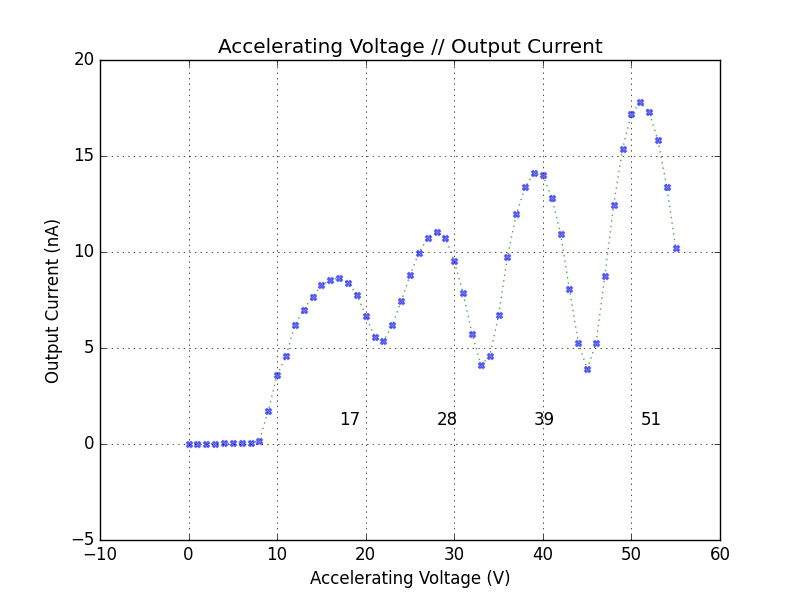

Here is the Python script that generated this plot:
from matplotlib.style import available
import pandas as pd
import matplotlib.pyplot as plt
from scipy.signal import find_peaks
from matplotlib.ticker import AutoLocator

plt.style.use("classic")

df = pd.read_excel('data.xlsx')
accelerating_voltage = df["Accelerating voltage (V)"]
output_current = df["Output Current (nA)"]
peaky = find_peaks(output_current)[0]

fig, ax = plt.subplots()
plt.grid()

ax.plot(accelerating_voltage,output_current,":g", alpha=0.7)
ax.scatter(accelerating_voltage,output_current,marker="X", color="blue",alpha=0.5)

ax.set_xlabel("Accelerating Voltage (V)")  
ax.set_ylabel("Output Current (nA)")

ax.set_xticks(peaky)
ax.xaxis.set_major_locator(AutoLocator())
for x in peaky:

    plt.text(x,1, f"{x}", color="black")

plt.title("Accelerating Voltage // Output Current")#%%
plt.savefig('test.png', dpi=100)


